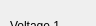
          <widget class="QWidget" name="page_5">
           <property name="geometry">
            <rect>
             <x>0</x>
             <y>0</y>
             <width>96</width>
             <height>26</height>
            </rect>
           </property>
           <attribute name="label">
            <string>Constant voltage dynamic mode</string>
           </attribute>
           <widget class="QLabel" name="label_41">
            <property name="geometry">
             <rect>
              <x>10</x>
              <y>10</y>
              <width>81</width>
              <height>31</height>
             </rect>
            </property>
            <property name="text">
             <string>Voltage 1</string>
            </property>
           </widget>
           <widget class="QLabel" name="label_42">
            <property name="geometry">
             <rect>
              <x>10</x>
              <y>50</y>
              <width>81</width>
              <height>31</height>
             </rect>
            </property>
            <property name="text">
             <string>Voltage 2</string>
            </property>
           </widget>
           <widget class="QLabel" name="label_43">
            <property name="geometry">
             <rect>
              <x>10</x>
              <y>90</y>
              <width>91</width>
              <height>31</height>
             </rect>
            </property>
            <property name="text">
             <string>Frequency</string>
            </property>
           </widget>
           <widget class="QLabel" name="label_44">
            <property name="geometry">
             <rect>
              <x>10</x>
              <y>130</y>
              <width>91</width>
              <height>31</height>
             </rect>
            </property>
            <property name="text">
             <string>Duty Cycle</string>
            </property>
           </widget>
           <widget class="QDoubleSpinBox" name="val_dcv_voltage_1">
            <property name="geometry">
             <rect>
              <x>110</x>
              <y>10</y>
              <width>121</width>
              <height>32</height>
             </rect>
            </property>
            <property name="suffix">
             <string> V</string>
            </property>
            <property name="decimals">
             <number>4</number>
            </property>
            <property name="minimum">
             <double>0.000100000000000</double>
            </property>
            <property name="maximum">
             <double>120.000000000000000</double>
            </property>
           </widget>
           <widget class="QDoubleSpinBox" name="val_dcv_voltage_2">
            <property name="geometry">
             <rect>
              <x>110</x>
              <y>50</y>
              <width>121</width>
              <height>32</height>
             </rect>
            </property>
            <property name="suffix">
             <string> V</string>
            </property>
            <property name="decimals">
             <number>4</number>
            </property>
            <property name="minimum">
             <double>0.000100000000000</double>
            </property>
            <property name="maximum">
             <double>120.000000000000000</double>
            </property>
           </widget>
           <widget class="QDoubleSpinBox" name="val_dcv_frequency">
            <property name="geometry">
             <rect>
              <x>110</x>
              <y>90</y>
              <width>121</width>
              <height>32</height>
             </rect>
            </property>
            <property name="suffix">
             <string> Hz</string>
            </property>
            <property name="decimals">
             <number>4</number>
            </property>
            <property name="minimum">
             <double>0.001000000000000</double>
            </property>
            <property name="maximum">
             <double>15000.000000000000000</double>
            </property>
           </widget>
           <widget class="QDoubleSpinBox" name="val_dcv_duty">
            <property name="geometry">
             <rect>
              <x>110</x>
              <y>130</y>
              <width>121</width>
              <height>32</height>
             </rect>
            </property>
            <property name="suffix">
             <string> %</string>
            </property>
            <property name="decimals">
             <number>4</number>
            </property>
            <property name="minimum">
             <double>0.010000000000000</double>
            </property>
            <property name="maximum">
             <double>100.000000000000000</double>
            </property>
           </widget>
           <widget class="QPushButton" name="btn_dcv_set">
            <property name="geometry">
             <rect>
              <x>10</x>
              <y>180</y>
              <width>103</width>
              <height>33</height>
             </rect>
            </property>
            <property name="text">
             <string>Set</string>
            </property>
           </widget>
           <widget class="QPushButton" name="btn_dcv_validate">
            <property name="geometry">
             <rect>
              <x>130</x>
              <y>180</y>
              <width>103</width>
              <height>33</height>
             </rect>
            </property>
            <property name="text">
             <string>Validate</string>
            </property>
           </widget>
          </widget>
